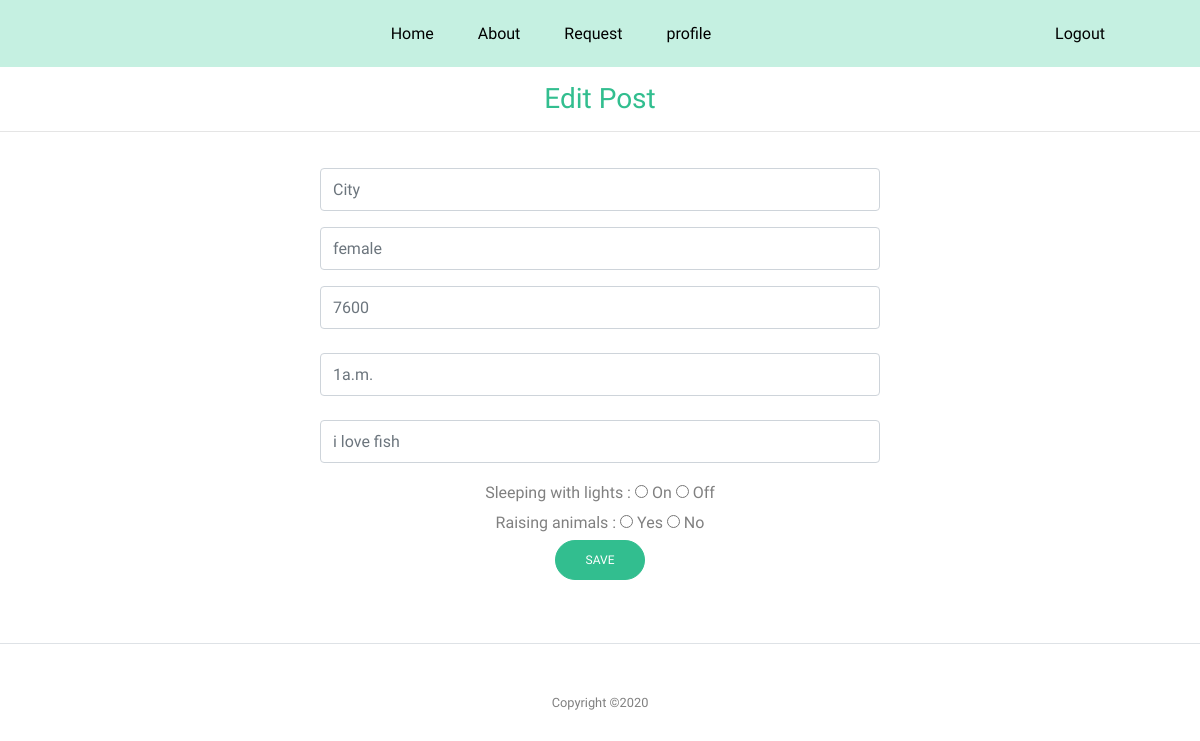
The app's page /editPost/1 with its own data.
### matefinder/models.py (models this page shows, shortened)
class DormInformation(models.Model):
    username = models.CharField(max_length=255)
    name_dorm = models.CharField(max_length=255)
    details_dorm = models.CharField(max_length=255)
    type_dorm = models.CharField(max_length=255)
    price = models.IntegerField()
    light = models.BooleanField()
    timetosleep = models.CharField(max_length=255)
    pet = models.BooleanField()

### matefinder/views.py (the view)
# urls.py: path('editPost/<int:pk>', views.editPost, name='editPost'),
def editPost(request, pk):
    d = DormInformation.objects.get(id=pk)
    return render(request, 'edit.html', {
        "dorm": d
    })

### templates/edit.html (shortened to what this page needs)
{% block body %}
{% load static %}
<link rel="stylesheet" type="text/css" href="{% static '/css/styleabout.css' %}" />
<html lang="en">
  <head>
    <link rel="stylesheet" href="../static/css/bootstrap.min.css"  rel="stylesheet" />
    <link rel="stylesheet" href="../static/css/styleabout.css" rel="stylesheet"  />
  </head>
  <body data-spy="scroll" data-target=".site-navbar-target" data-offset="300">
    <div class="site-wrap">
      <header class="site-navbar light js-sticky-header site-navbar-target" role="banner">
        <div class="container"  style="background-color:#c5f0e1; max-width: 140%;" >
          <div class="col-sm-12">
            <div class="col-sm-12">
              <nav class="site-navigation position-relative text-right" role="navigation"  style="margin-right: 30px;">
                <ul class="site-menu main-menu js-clone-nav mr-auto d-none d-lg-block">
                  <li><a href="#" class="nav-link">Home</a></li>
                  <li class="has-children">
                  <li><a href="#" class="nav-link">About</a></li>
                  <li><a href="#" class="nav-link">Request</a></li>
                  <li><a href="#" class="nav-link">profile</a></li>
                  <li style="margin-left: 300px;"><a href="{% url 'login' %}" class="nav-link">Logout</a></li>
                </ul>
              </nav>
            </div>
          </div>
        </div>
      </header>
      <br><br><br>
            <div class="section-heading">
                <h3 class="team">Edit Post</h3> <hr>
              </div>
            <form action={% url 'updatePost' dorm.id %} method="POST">
            <article class="card-body mx-auto" style="max-width: 50%;">
              <div class="form-group">
                <input type="name_dorm" class="form-control" id="name_dorm" name="name_dorm" placeholder="{{ dorm.name_dorm }}">
              </div>
              <div class="form-group">
                <input type="type_dorm" class="form-control" id="type_dorm" name="type_dorm" placeholder="{{ dorm.type_dorm }}">
              </div>
              <div class="form-group">
                <input type="price" class="form-control" id="price" name="price" placeholder="{{ dorm.price }}">
              </div>
              <div class="form-group">
                <input type="timetosleep" class="form-control" id="timetosleep" name="timetosleep" placeholder="{{ dorm.timetosleep }}">
              </div>
              <div class="form-group">
                <input type="details_dorm" class="form-control" id="details_dorm" name="details_dorm" placeholder="{{ dorm.details_dorm }}">
              </div>
              <center>
            <div class="form-group" style="margin-bottom: -5px;">
              Sleeping with lights :
                <input type="radio" id="lightOn" name="light" value="True">
                <label for="lightOn">On</label>
                <input type="radio" id="lightOff" name="light" value="False">
                <label for="lightOff">Off</label>
            </div>
            <div class="form-group" style="margin-bottom: -5px;">
              Raising animals :
                <input type="radio" id="lightOn" name="pet" value="True">
                <label for="animalYes">Yes</label>
                <input type="radio" id="lightOff" name="pet" value="False">
                <label for="animalNo">No</label>
            </div>
              <button type="submit" class="btn btn-primary">Save</button>
       </article>
      </form>
      <br>
      <div class="row text-center">
        <div class="col-md-12">
          <div class="border-top pt-5">
            <p class="copyright"><small>
              Copyright &copy;<script>document.write(new Date().getFullYear());</script>
            </div>
          </div>
        </div>
    </div>
  </body>
  </html>
</html>
{% endblock %}

### static/css/styleabout.css (style rules this page uses)
html { overflow-x: hidden; }
body { line-height: 1.7; color: gray; font-weight: 400; font-size: 1rem; }
a { -webkit-transition: .3s all ease; -o-transition: .3s all ease; transition: .3s all ease; }
h1, h2, h3, h4, h5, .h1, .h2, .h3, .h4, .h5 { font-family: "Mulish", -apple-system, BlinkMacSystemFont, "Segoe UI", Roboto, "Helvetica Neue", Arial, "Noto Sans", sans-serif, "Apple Color Emoji", "Segoe UI Emoji", "Segoe UI Symbol", "Noto Color Emoji"; }
body:after { -webkit-transition: .3s all ease-in-out; -o-transition: .3s all ease-in-out; transition: .3s all ease-in-out; }
.btn { font-size: 12px; text-transform: uppercase; border-radius: 30px; padding: 10px 30px; }
.btn.btn-primary { background: #32be8f; border-color: #32be8f; color: #fff; }
.form-control { height: 43px; border-radius: 4px; font-family: "Mulish", -apple-system, BlinkMacSystemFont, "Segoe UI", Roboto, "Helvetica Neue", Arial, "Noto Sans", sans-serif, "Apple Color Emoji", "Segoe UI Emoji", "Segoe UI Symbol", "Noto Color Emoji"; }
.site-navbar { margin-bottom: 0px; z-index: 1999; position: absolute; top: 0; width: 100%; }
.site-navbar .site-navigation .site-menu { margin-bottom: 0; }
.site-navbar .site-navigation .site-menu a { text-decoration: none !important; display: inline-block; }
.site-navbar .site-navigation .site-menu > li { display: inline-block; }
.site-navbar .site-navigation .site-menu > li > a { padding: 20px 20px; color: #000; display: inline-block; text-decoration: none !important; }
.site-navbar .site-navigation .site-menu .has-children { position: relative; }
.section-heading { font-size: 30px; font-weight: 900; color: #32be8f; }
.team { text-align: center; }

### records on screen
DormInformation: name_dorm "City", type_dorm "female", price "7600", timetosleep "1a.m.", details_dorm "i love fish"
